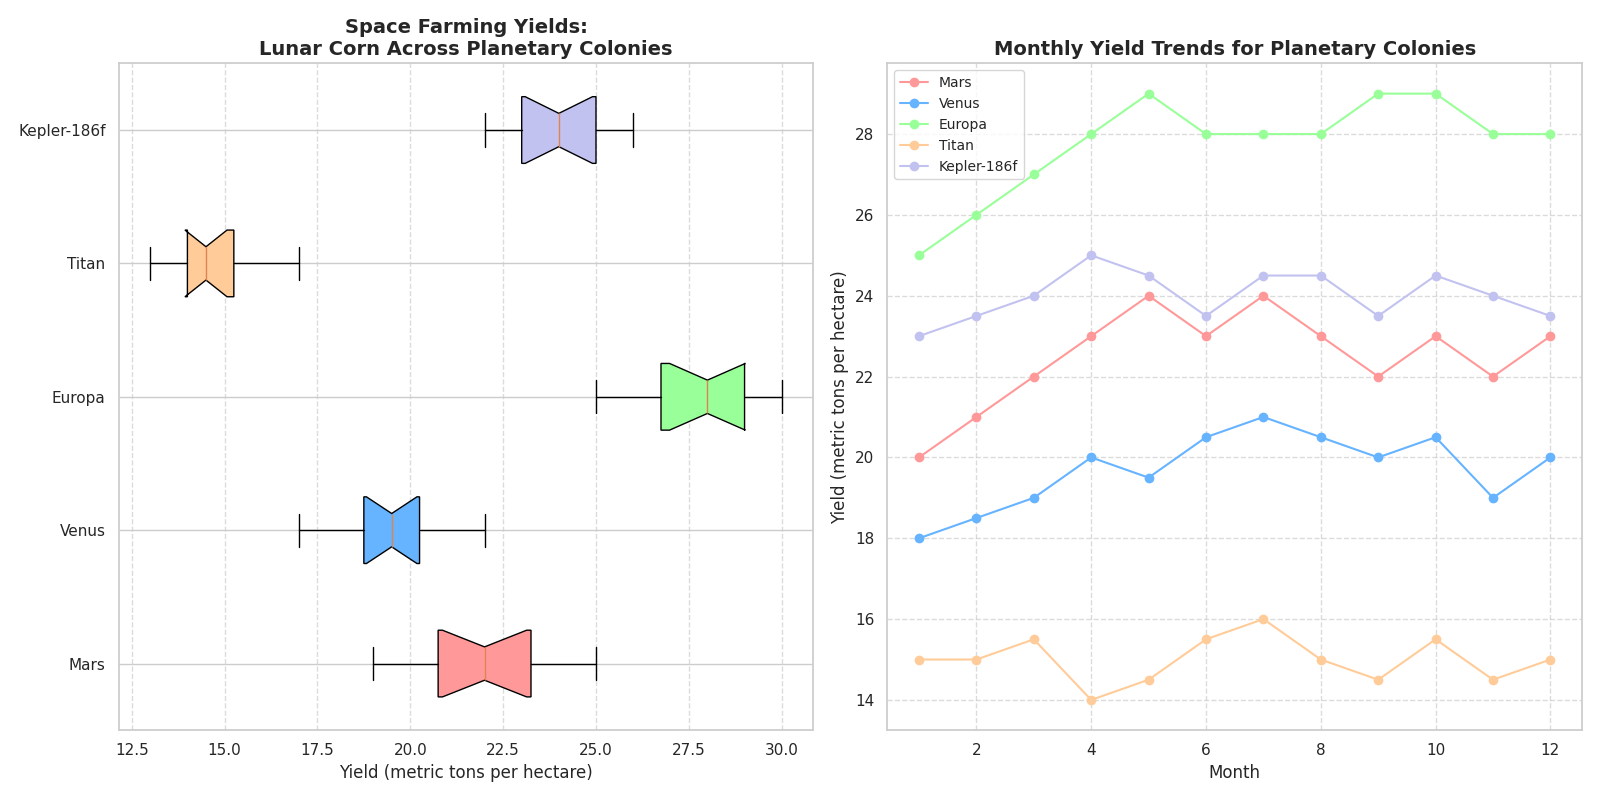

The script that drew this image:
import matplotlib.pyplot as plt
import numpy as np

# Define yields data for each planetary colony (in metric tons per hectare)
mars_yields = [20, 23, 21, 19, 25, 22, 24, 23, 20, 22, 21, 24]
venus_yields = [18, 19, 17, 20, 19, 21, 22, 20, 19, 21, 18, 20]
europa_yields = [25, 28, 26, 30, 29, 27, 26, 28, 30, 27, 28, 29]
titan_yields = [15, 14, 16, 13, 14, 15, 17, 13, 14, 16, 15, 14]
kepler_yields = [23, 24, 25, 26, 23, 22, 24, 25, 23, 25, 24, 23]

# Create average yield data for the line plot
months = np.arange(1, 13)
mars_trend = np.array([20, 21, 22, 23, 24, 23, 24, 23, 22, 23, 22, 23])
venus_trend = np.array([18, 18.5, 19, 20, 19.5, 20.5, 21, 20.5, 20, 20.5, 19, 20])
europa_trend = np.array([25, 26, 27, 28, 29, 28, 28, 28, 29, 29, 28, 28])
titan_trend = np.array([15, 15, 15.5, 14, 14.5, 15.5, 16, 15, 14.5, 15.5, 14.5, 15])
kepler_trend = np.array([23, 23.5, 24, 25, 24.5, 23.5, 24.5, 24.5, 23.5, 24.5, 24, 23.5])

fig, axes = plt.subplots(1, 2, figsize=(16, 8))

# First subplot: Horizontal box plot
all_yields = [mars_yields, venus_yields, europa_yields, titan_yields, kepler_yields]
colony_names = ['Mars', 'Venus', 'Europa', 'Titan', 'Kepler-186f']
box = axes[0].boxplot(all_yields, vert=False, patch_artist=True, labels=colony_names, notch=True, whis=1.5)
colors = ['#FF9999', '#66B3FF', '#99FF99', '#FFCC99', '#C2C2F0']
for patch, color in zip(box['boxes'], colors):
    patch.set_facecolor(color)
axes[0].set_title("Space Farming Yields:\nLunar Corn Across Planetary Colonies", fontsize=14, fontweight='bold')
axes[0].set_xlabel("Yield (metric tons per hectare)")
axes[0].grid(axis='x', linestyle='--', alpha=0.7)

# Second subplot: Line plot
axes[1].plot(months, mars_trend, label='Mars', color='#FF9999', marker='o')
axes[1].plot(months, venus_trend, label='Venus', color='#66B3FF', marker='o')
axes[1].plot(months, europa_trend, label='Europa', color='#99FF99', marker='o')
axes[1].plot(months, titan_trend, label='Titan', color='#FFCC99', marker='o')
axes[1].plot(months, kepler_trend, label='Kepler-186f', color='#C2C2F0', marker='o')
axes[1].set_title("Monthly Yield Trends for Planetary Colonies", fontsize=14, fontweight='bold')
axes[1].set_xlabel("Month")
axes[1].set_ylabel("Yield (metric tons per hectare)")
axes[1].legend(loc='upper left', fontsize=10)
axes[1].grid(True, linestyle='--', alpha=0.7)

plt.tight_layout()
plt.show()
